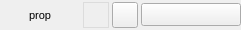
<?xml version="1.0" encoding="UTF-8"?>
<ui version="4.0">
 <class>ColorImgWidget</class>
 <widget class="QWidget" name="ColorImgWidget">
  <property name="geometry">
   <rect>
    <x>0</x>
    <y>0</y>
    <width>241</width>
    <height>30</height>
   </rect>
  </property>
  <property name="maximumSize">
   <size>
    <width>16777215</width>
    <height>30</height>
   </size>
  </property>
  <property name="windowTitle">
   <string>Form</string>
  </property>
  <layout class="QHBoxLayout" name="horizontalLayout">
   <property name="spacing">
    <number>3</number>
   </property>
   <property name="leftMargin">
    <number>0</number>
   </property>
   <property name="topMargin">
    <number>0</number>
   </property>
   <property name="rightMargin">
    <number>0</number>
   </property>
   <property name="bottomMargin">
    <number>0</number>
   </property>
   <item>
    <widget class="QLabel" name="mainprop">
     <property name="sizePolicy">
      <sizepolicy hsizetype="Fixed" vsizetype="Preferred">
       <horstretch>0</horstretch>
       <verstretch>0</verstretch>
      </sizepolicy>
     </property>
     <property name="minimumSize">
      <size>
       <width>80</width>
       <height>0</height>
      </size>
     </property>
     <property name="maximumSize">
      <size>
       <width>80</width>
       <height>30</height>
      </size>
     </property>
     <property name="font">
      <font>
       <pointsize>8</pointsize>
      </font>
     </property>
     <property name="text">
      <string>prop</string>
     </property>
     <property name="alignment">
      <set>Qt::AlignCenter</set>
     </property>
    </widget>
   </item>
   <item>
    <widget class="QLabel" name="imageLabel">
     <property name="minimumSize">
      <size>
       <width>26</width>
       <height>26</height>
      </size>
     </property>
     <property name="maximumSize">
      <size>
       <width>26</width>
       <height>26</height>
      </size>
     </property>
     <property name="styleSheet">
      <string notr="true">QLabel
{
border: 1px solid rgb(220, 220, 220);
}</string>
     </property>
     <property name="text">
      <string/>
     </property>
    </widget>
   </item>
   <item>
    <widget class="QToolButton" name="textureButton">
     <property name="minimumSize">
      <size>
       <width>26</width>
       <height>26</height>
      </size>
     </property>
     <property name="maximumSize">
      <size>
       <width>26</width>
       <height>26</height>
      </size>
     </property>
     <property name="styleSheet">
      <string notr="true"/>
     </property>
     <property name="text">
      <string/>
     </property>
    </widget>
   </item>
   <item>
    <widget class="QToolButton" name="colorButton">
     <property name="minimumSize">
      <size>
       <width>100</width>
       <height>0</height>
      </size>
     </property>
     <property name="styleSheet">
      <string notr="true"/>
     </property>
     <property name="text">
      <string/>
     </property>
     <property name="popupMode">
      <enum>QToolButton::InstantPopup</enum>
     </property>
    </widget>
   </item>
   <item>
    <spacer name="horizontalSpacer">
     <property name="orientation">
      <enum>Qt::Horizontal</enum>
     </property>
     <property name="sizeHint" stdset="0">
      <size>
       <width>40</width>
       <height>20</height>
      </size>
     </property>
    </spacer>
   </item>
  </layout>
 </widget>
 <resources/>
 <connections/>
</ui>
